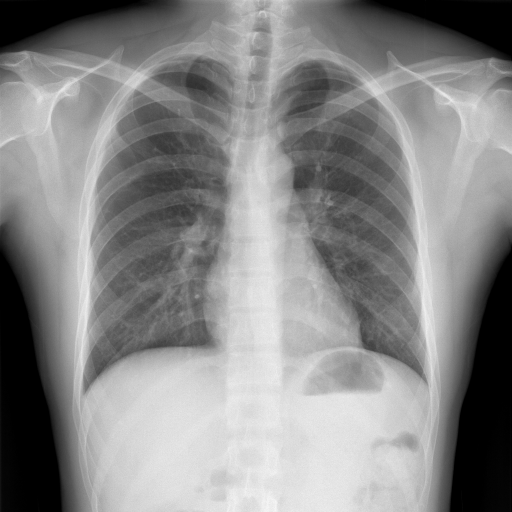
#> input picture data/raw/updated dataset/external_test/health/health_00000.png, 512 x 512 px, found by its file name; its folder holds only this picture in this run
$ python xray_mask_processing.py
#> lines starting #> are read from the running program, lines starting #| are printed output that depends on the picture; after the words box and inside, x2 and y2 are one past the last pixel; in counts of white or black regions, pixels touching at a corner belong together
import os
import cv2
import numpy as np
from tqdm import tqdm

# -----------------------------
# UPDATED PATHS
# -----------------------------

# INPUT = OUTPUT OF U-NET SEGMENTATION
BASE_IN = r"G:\Ai-CDD\data\preprocessed\stage2"

# OUTPUT = CLEANED MASKS
BASE_OUT = r"G:\Ai-CDD\data\preprocessed\stage3"

# FAILED / WEAK MASKS
FAILED_DIR = r"G:\Ai-CDD\data\preprocessed\failed_masks"

os.makedirs(FAILED_DIR, exist_ok=True)

# -----------------------------
# CONFIG
# -----------------------------
THRESHOLD = 0.3

MIN_WHITE_PIXELS = 500

# -----------------------------
# HELPERS
# -----------------------------
def keep_largest_components(mask, num_components=2):

    num_labels, labels, stats, _ = cv2.connectedComponentsWithStats(
        mask,
        connectivity=8
    )

    # no foreground
    if num_labels <= 1:
        return mask

    areas = stats[1:, cv2.CC_STAT_AREA]

    # fewer components than requested
    if len(areas) < num_components:
        num_components = len(areas)

    largest = np.argsort(areas)[-num_components:] + 1

    clean = np.zeros_like(mask)

    for idx in largest:
        clean[labels == idx] = 255

    return clean


def fill_holes(mask):

    h, w = mask.shape

    flood = mask.copy()

    flood_mask = np.zeros((h + 2, w + 2), np.uint8)

    cv2.floodFill(
        flood,
        flood_mask,
        (0, 0),
        255
    )

    flood_inv = cv2.bitwise_not(flood)

    return mask | flood_inv


def is_weak_mask(mask):

    white_pixels = np.sum(mask > 0)

    return white_pixels < MIN_WHITE_PIXELS


# -----------------------------
# PROCESS FUNCTION
# -----------------------------
def process_split(split):

    # -----------------------------
    # UPDATED CLASSES
    # -----------------------------
#> called with split = 'train'
    for class_name in [
        "health",
        "sick",
        "tb"
    ]:

        input_dir = os.path.join(
            BASE_IN,
            split,
            class_name
        )

        output_dir = os.path.join(
            BASE_OUT,
            split,
            class_name
        )

        failed_output_dir = os.path.join(
            FAILED_DIR,
            split,
            class_name
        )

        os.makedirs(output_dir, exist_ok=True)
        os.makedirs(failed_output_dir, exist_ok=True)

        if not os.path.exists(input_dir):

            print(f"❌ Missing: {input_dir}")
            continue

        valid_ext = (
            ".png",
            ".jpg",
            ".jpeg",
            ".bmp"
        )

        files = [
            f for f in os.listdir(input_dir)
            if f.lower().endswith(valid_ext)
        ]

        processed = 0
        failed = 0
        weak_masks = 0

        for file in tqdm(
            files,
            desc=f"{split}/{class_name}"
        ):

            input_path = os.path.join(
                input_dir,
                file
            )

            pred = cv2.imread(
                input_path,
                cv2.IMREAD_GRAYSCALE
            )
#> pred is the input picture: shape (512, 512); min 0, max 246, mean 135.5

            if pred is None:
                failed += 1
                continue

            # -------------------------
            # NORMALIZE
            # -------------------------
            pred = pred.astype(np.float32) / 255.0

            # -------------------------
            # THRESHOLD
            # -------------------------
            mask = (
                pred > THRESHOLD
            ).astype(np.uint8) * 255
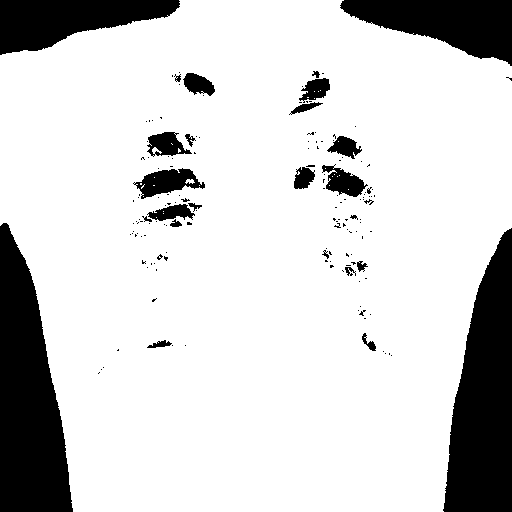
#> mask: shape (512, 512); 82.5% white; 159 black regions (133 under 20 px), largest, box (x1, y1, x2, y2) and area: (0, 223, 73, 512) 13917, (443, 228, 512, 512) 13354, (340, 0, 512, 66) 6619

            # -------------------------
            # REMOVE SMALL NOISE
            # -------------------------
            kernel_open = cv2.getStructuringElement(
                cv2.MORPH_ELLIPSE,
                (3, 3)
            )

            mask = cv2.morphologyEx(
                mask,
                cv2.MORPH_OPEN,
                kernel_open,
                iterations=1
            )
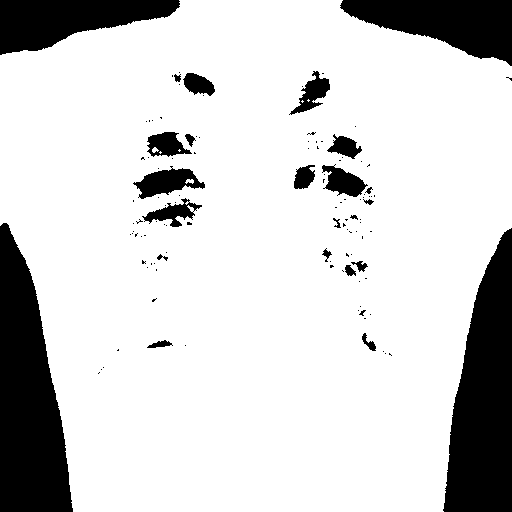
#> mask: shape (512, 512); 82.4% white; 117 black regions (93 under 20 px), largest, box (x1, y1, x2, y2) and area: (0, 223, 73, 512) 13917, (443, 228, 512, 512) 13355, (340, 0, 512, 66) 6630

            # -------------------------
            # CLOSE GAPS
            # -------------------------
            kernel_close = cv2.getStructuringElement(
                cv2.MORPH_ELLIPSE,
                (7, 7)
            )

            mask = cv2.morphologyEx(
                mask,
                cv2.MORPH_CLOSE,
                kernel_close,
                iterations=1
            )
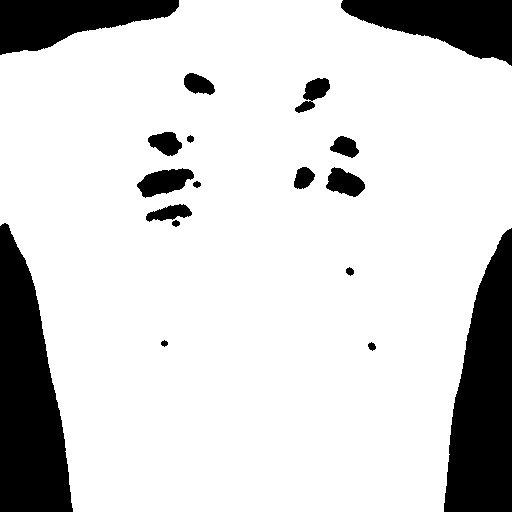
#> mask: shape (512, 512); 82.9% white; 18 black regions, largest, box (x1, y1, x2, y2) and area: (0, 223, 73, 512) 13907, (444, 228, 512, 512) 13341, (341, 0, 512, 66) 6613

            # -------------------------
            # KEEP LARGEST COMPONENTS
            # -------------------------
            mask = keep_largest_components(
                mask,
                num_components=2
            )
#> in keep_largest_components, `num_labels, labels, stats, _ = cv2.connectedComponentsWithStats( mask,..`: num_labels = 2; stats = [[0, 0, 512, 512, 44701], [0, 0, 512, 512, 217443]]
#> in keep_largest_components, `areas = stats[1:, cv2.CC_STAT_AREA]`: areas = [217443]
#> in keep_largest_components, `num_components = len(areas)`: num_components = 1
#> in keep_largest_components, `largest = np.argsort(areas)[-num_components:] + 1`: largest = [1]
#> the loop in keep_largest_components, `for idx in largest:` made 1 pass

            # -------------------------
            # FILL HOLES
            # -------------------------
            mask = fill_holes(mask)
#> in fill_holes, `cv2.floodFill( flood, flood_mask, (0, 0), 255 )`:
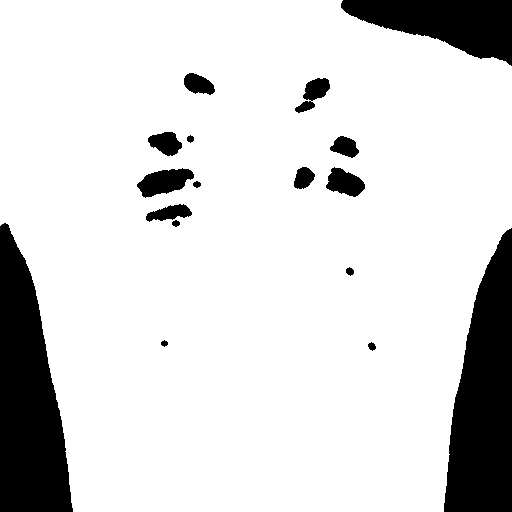
#> flood: shape (512, 512); 85.2% white; 17 black regions, largest, box (x1, y1, x2, y2) and area: (0, 223, 73, 512) 13907, (444, 228, 512, 512) 13341, (341, 0, 512, 66) 6613
#> in fill_holes, `return mask | flood_inv`:
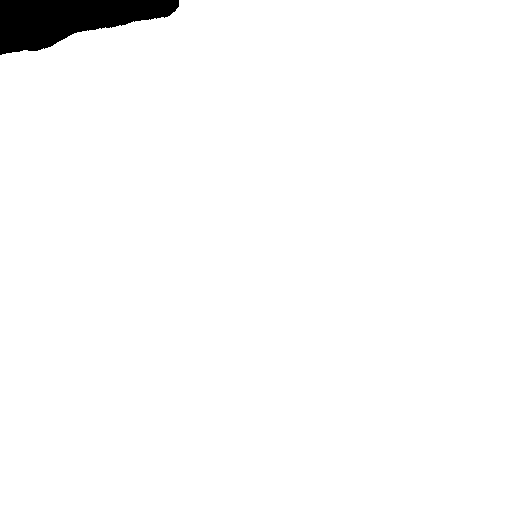
#> returned value: shape (512, 512); 97.7% white; 1 black region, box (x1, y1, x2, y2) and area: (0, 0, 179, 55) 5981

            # -------------------------
            # FINAL CLEAN
            # -------------------------
            mask = cv2.GaussianBlur(
                mask,
                (3, 3),
                0
            )

            mask = (
                mask > 127
            ).astype(np.uint8) * 255
#> mask: shape (512, 512); 97.7% white; 1 black region, box (x1, y1, x2, y2) and area: (0, 0, 179, 55) 5972

            # -------------------------
            # WEAK MASK CHECK
            # -------------------------
            if is_weak_mask(mask):

#> in is_weak_mask, `white_pixels = np.sum(mask > 0)`: white_pixels = 256172
                weak_masks += 1

                # save failed case separately
                failed_path = os.path.join(
                    failed_output_dir,
                    file
                )

                cv2.imwrite(
                    failed_path,
                    mask
                )

            # -------------------------
            # SAVE CLEAN MASK
            # -------------------------
            output_path = os.path.join(
                output_dir,
                file
            )

            success = cv2.imwrite(
                output_path,
                mask
            )

            if not success:
                failed += 1
                continue

            processed += 1

        # -------------------------
        # SUMMARY
        # -------------------------
        print(f"\n✅ {split}/{class_name}")
        print(f"✔ Processed: {processed}")
        print(f"⚠️ Weak Masks: {weak_masks}")
        print(f"❌ Failed Saves: {failed}")
        print("-" * 50)


# -----------------------------
# RUN
# -----------------------------
for split in [
    "train",
    "val",
    "internal_test",
    "external_test"
]:

    process_split(split)

print("\n🎯 Stage 3 mask cleaning complete")
